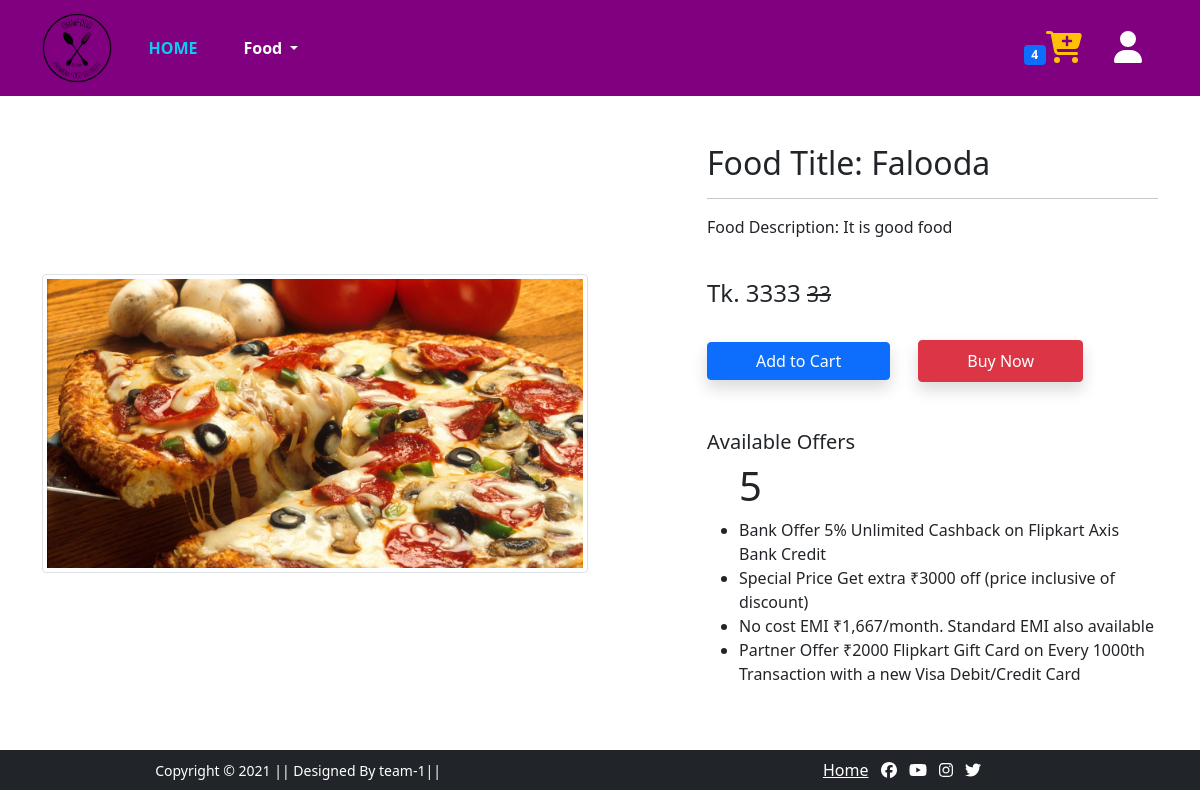
/product-detail/5 (signed in), run on the app's committed database.
### app/models.py (models this page shows, shortened)
class ResFood(models.Model):
    restaurent_id=models.ForeignKey(Restaurant,on_delete=models.CASCADE)
    food_title=models.CharField(max_length=55)
    description=models.CharField(max_length=200)
    food_price=models.IntegerField()
    dicount_price=models.IntegerField()
    category=models.CharField(choices=CATEGORY_CHOICES,max_length=2)
    food_image=models.ImageField(upload_to='Food_image')

### app/views.py (the view)
# urls.py: path('product-detail/<int:pk>', ProductViewDetail.as_view(), name='product-detail'),
@method_decorator(login_required,name='dispatch')
class ProductViewDetail(View):
    def get(self,request,pk):
        product=ResFood.objects.get(pk=pk)
        return render(request,'food_about.html',{'food':product})

### app/templates/food_about.html (shortened to what this page needs)
{% extends 'base.html' %}
{% load static %}
{% block main-content %}
<div class="container my-5">
 <div class="row">
  <div class="col-sm-6 text-center align-self-center">
   <img src="{{food.food_image.url}}" alt="" class="img-fluid img-thumbnail">
  </div>
  <div class="col-sm-5 offset-sm-1">
   <h2>Food Title: {{food.food_title}}</h2>
   <hr>
   <p>Food Description: {{food.description}}</p> <br>
   <h4>Tk. {{food.food_price}} <small class="fw-light text-decoration-line-through">{{food.dicount_price}}</small></h4>
    <br>
    <form action="/addcart" class="d-inline">
        <button type="submit" class="btn btn-primary shadow px-5">Add to Cart</button>
    </form>
   <a href="#" class="btn btn-danger shadow px-5 py-2 ms-4">Buy Now</a>
   <h5 class="mt-5">Available Offers</h5>
   <ul>
       <h1>{{food.id}}</h1>
    <li>Bank Offer 5% Unlimited Cashback on Flipkart Axis Bank Credit</li>
    <li>Special Price Get extra ₹3000 off (price inclusive of discount)</li>
    <li>No cost EMI ₹1,667/month. Standard EMI also available</li>
    <li>Partner Offer ₹2000 Flipkart Gift Card on Every 1000th Transaction with a new Visa Debit/Credit Card</li>
   </ul>
  </div>
 </div>
</div>
{% endblock main-content %}

### app/static/css/style.css (style rules this page uses)
html { scroll-behavior: smooth; }

### data on the page
ResFood: food_image (picture), food_title "Falooda", description "It is good food", food_price "3333", dicount_price "33", id "5"
